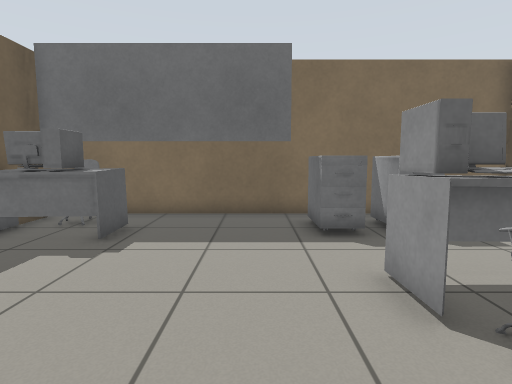
[1] (above)

17 first-person views from a walk through a world built for the Gazebo simulator. The camera is 0.9 m above the floor, tilts 6° down and sees 80° across. The floor is counted in squares, 0.5 m on a side. Each view is taken from the middle of a square. On the plan, view 1 faces up. The plan holds only what a view shows up to about 16 squares ahead; the rest is blank.

[2]
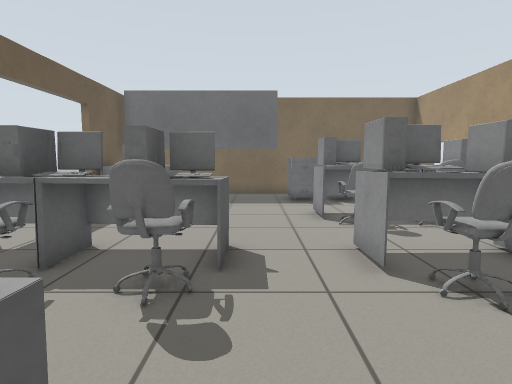

[3]
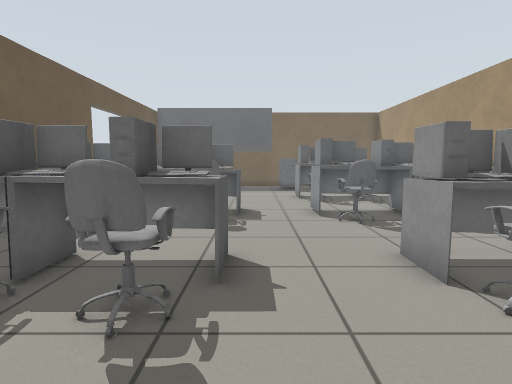

[4]
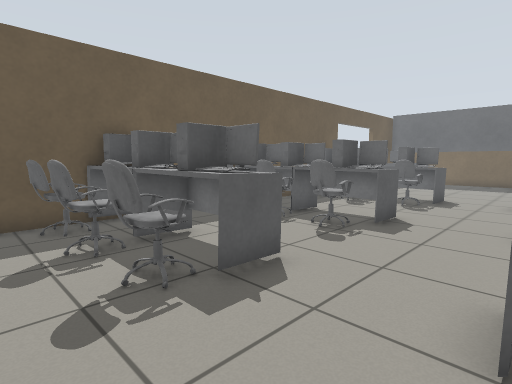

[5]
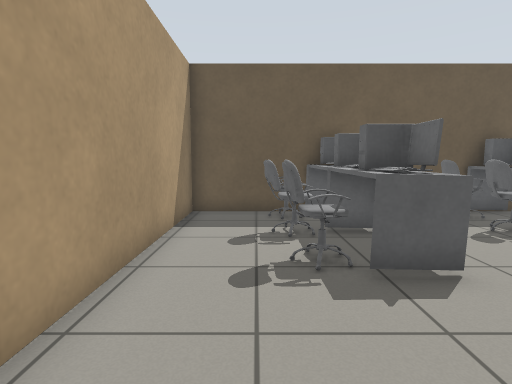

[6]
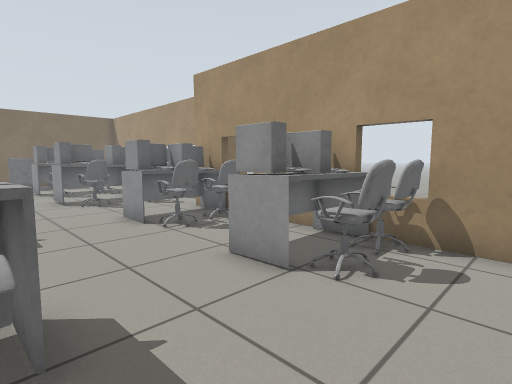

[7]
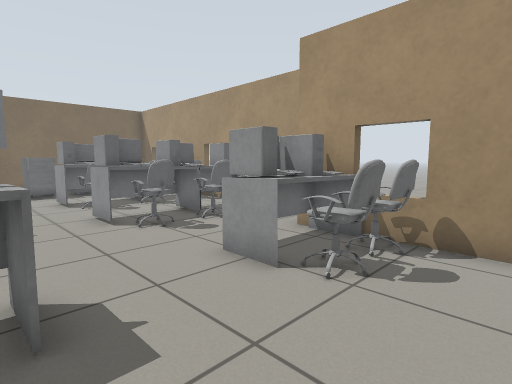

[8]
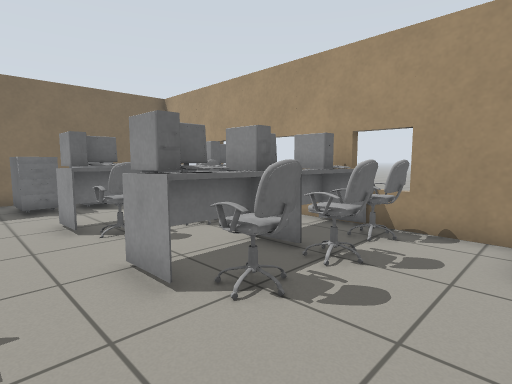

[9]
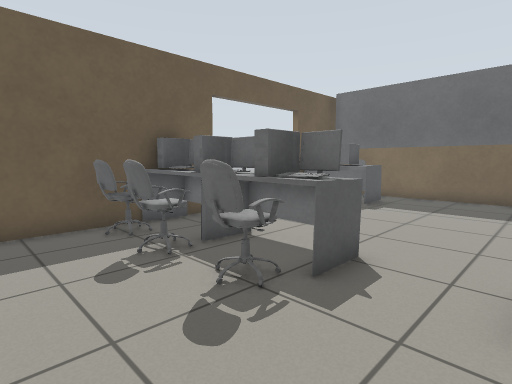

[10]
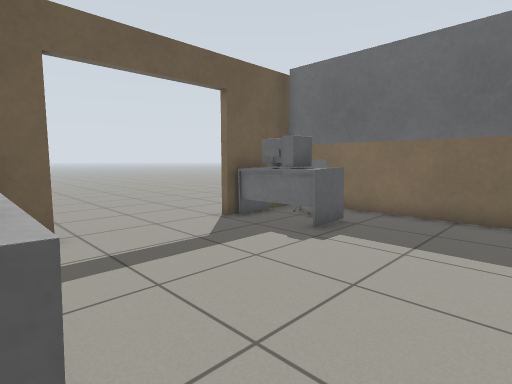

[11]
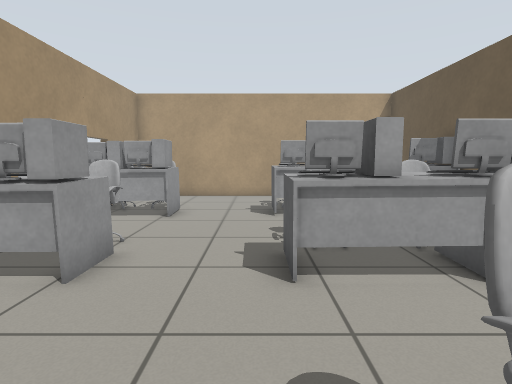

[12]
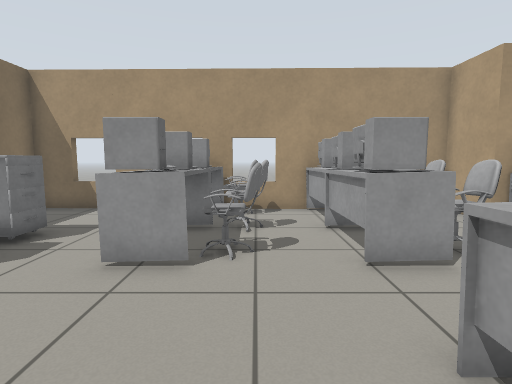

[13]
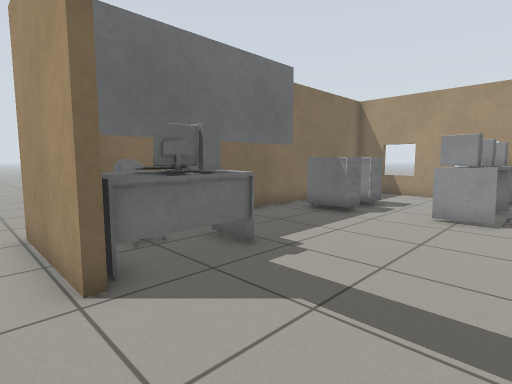

[14]
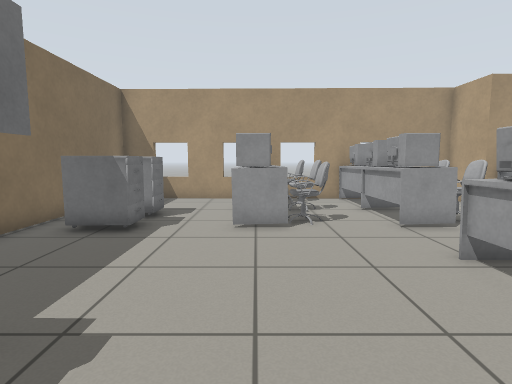

[15]
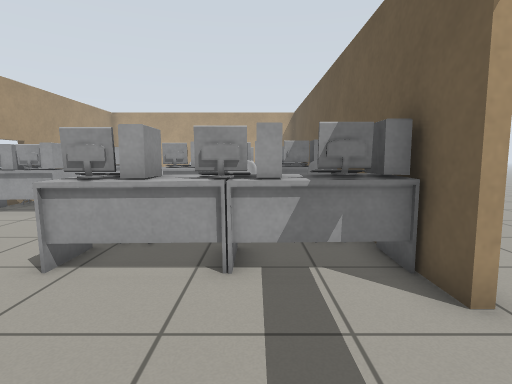

[16]
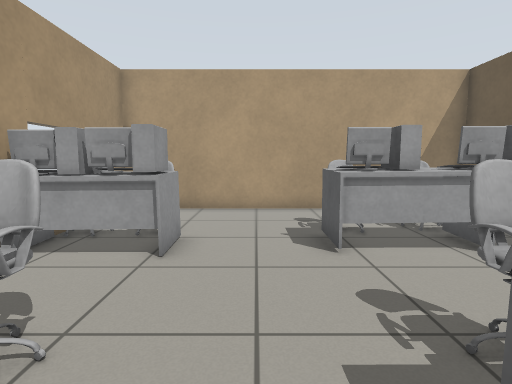

[17]
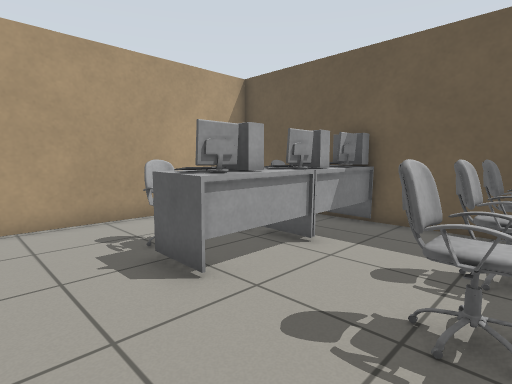

### Floor plan
Points are (right, up) in squares from view 1. A wall is a line through its corners. A room is listed if a view was taken in it or the views show most of it. See-through windows are left out.
Room 1 (views 1, 2, 3, 4, 5, 6, 7, 8, 9, 10, 11, 12, 14, 15, 16, 17)
walls: (-6.6, 1.5) (-6.6, -16.2) (5.8, -16.2) (5.8, -4.9) (8, -4.8) (8.3, 10.2) (-6.4, 10.2); (-6.6, 9.7) (-6.6, 6.3); (8.7, 8.7) (8.2, 8.7)
ways out: open door at (-7, 4) to room 2
objects: other object (-6, -14) to (-5, -13); desk (-6, -12) to (-1, -11); other object (-6, -8) to (-5, -8); desk (-6, -7) to (-1, -6); other object (-6, -2) to (-5, -2); desk (-6, -1) to (-1, 0); desk (-6, 7) to (-4, 8); other object (-6, 9); other object (-5, 9); other object (-4, -14) to (-3, -13); other object (-4, -8) to (-3, -8); other object (-4, -2) to (-3, -2); other object (-4, 9) to (1, 9); other object (-2, -13) to (-1, -13); other object (-2, -8) to (-1, -8); other object (-2, -2) to (-1, -2); desk (2, -1) to (7, 0); desk (2, 3) to (7, 4); other object (2, 7) to (2, 9); other object (3, -13) to (4, -13); desk (3, -12) to (5, -11); other object (3, -8) to (4, -8); desk (3, -7) to (5, -5); other object (3, -2); other object (3, 2); other object (4, 7) to (4, 9); other object (5, -13); other object (5, -8); other object (5, -3) to (5, -2); other object (5, 2); other object (7, -2); other object (7, 2)
Room 2 (view 13)
walls: (8.3, -5.1) (7.1, -5.1); (-6.9, 6.3) (-6.9, 10.5)
ways out: open door at (-7, 4) to room 1

Positions as (right, up) in squares from view 1, and headings:
1: (0, 0), facing up
2: (0, -6), facing up
3: (0, -11), facing up
4: (3, -15), facing up-left
5: (4, -14), facing left
6: (-1, -15), facing up-right
7: (-1, -10), facing up-right
8: (0, -5), facing up-right
9: (2, -5), facing up-left
10: (1, 0), facing up-left
11: (0, -1), facing down
12: (-3, 2), facing right
13: (-8, 2), facing up-right
14: (-6, 4), facing right
15: (-4, 5), facing down
16: (1, -5), facing down
17: (2, -7), facing down-left
